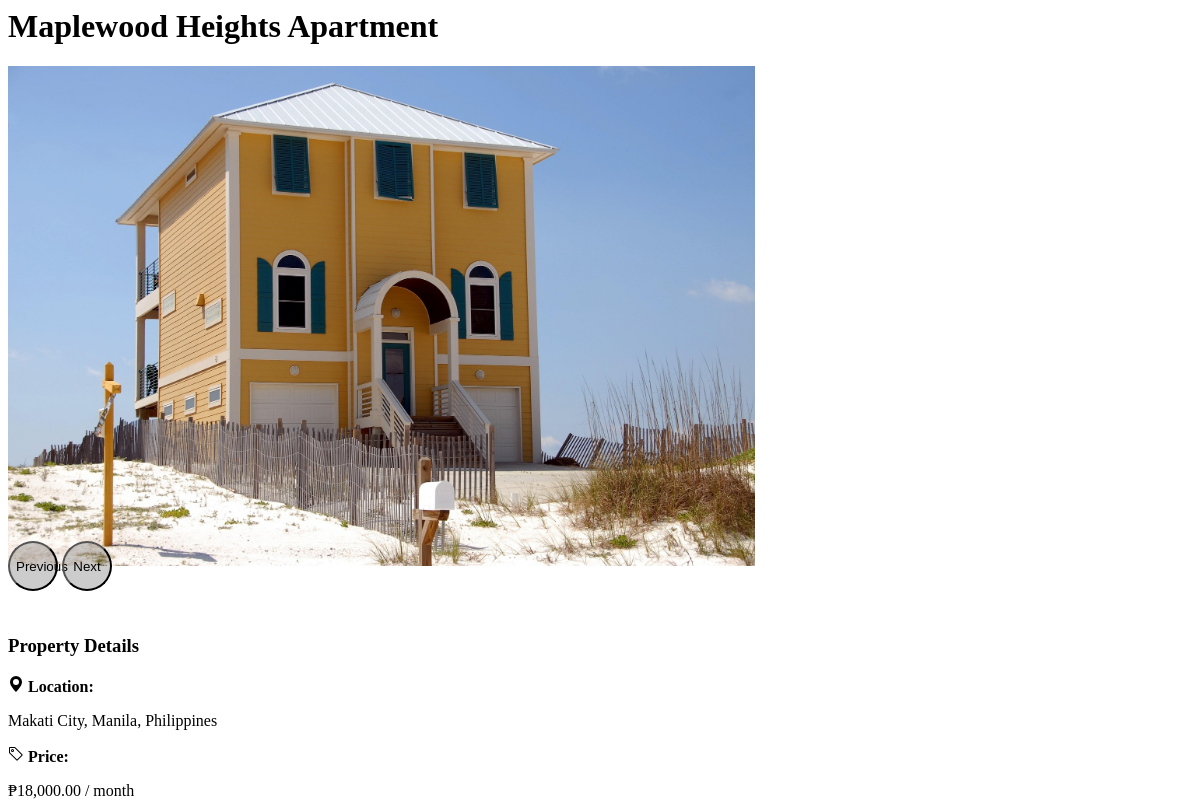
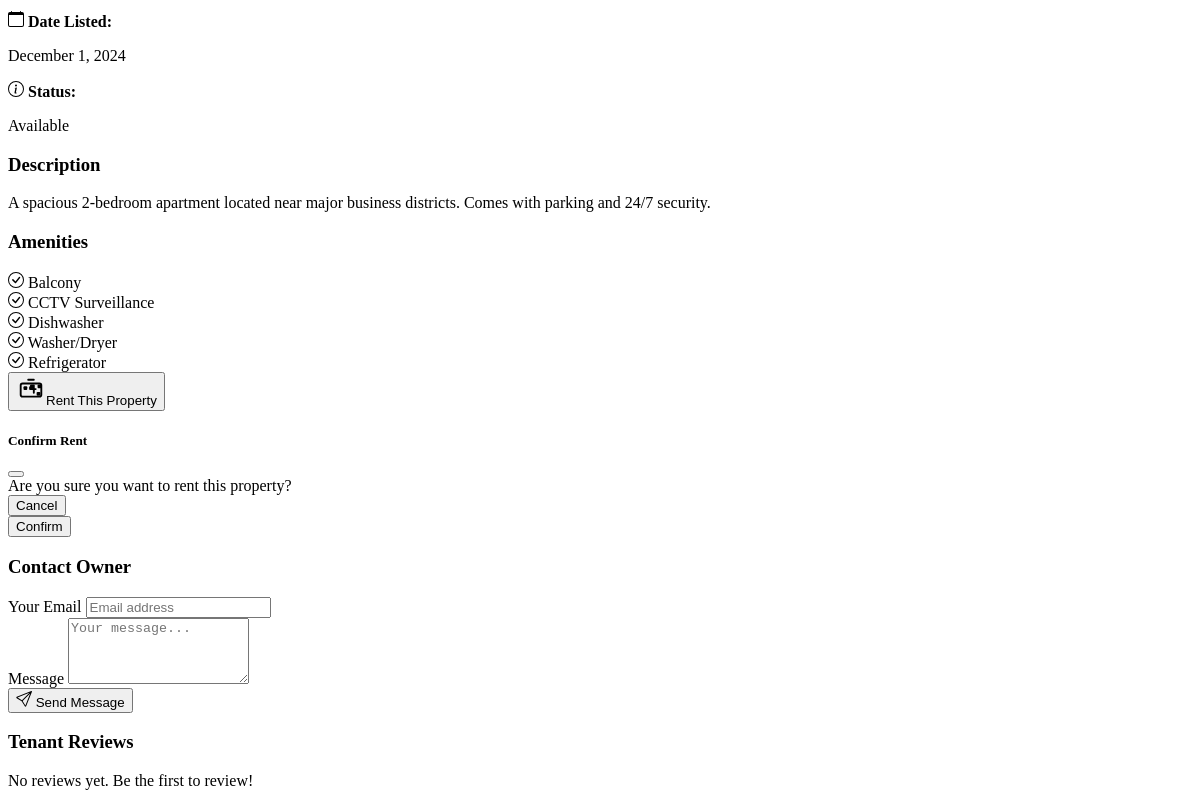
Before: /client/src/property-details.php?property_id=49 with the older database file (2 pictures, top to bottom).
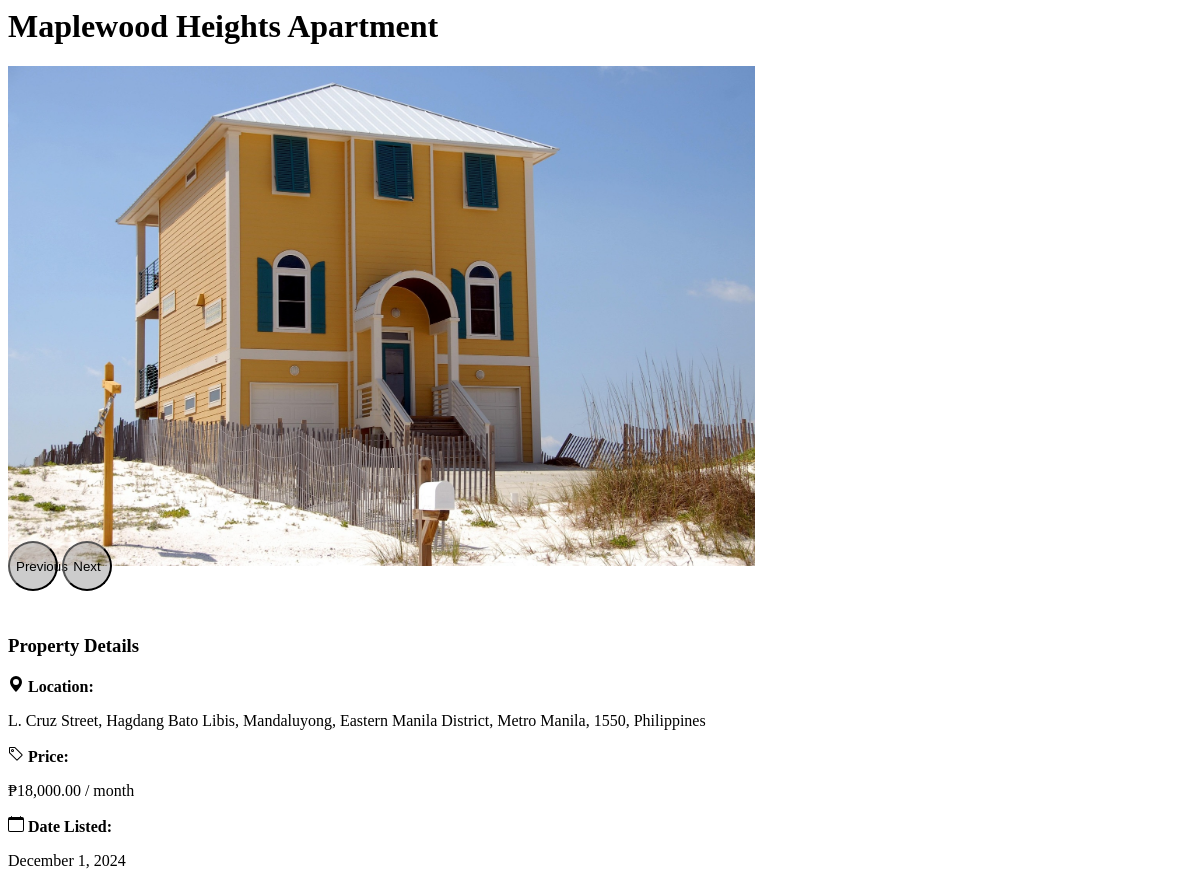
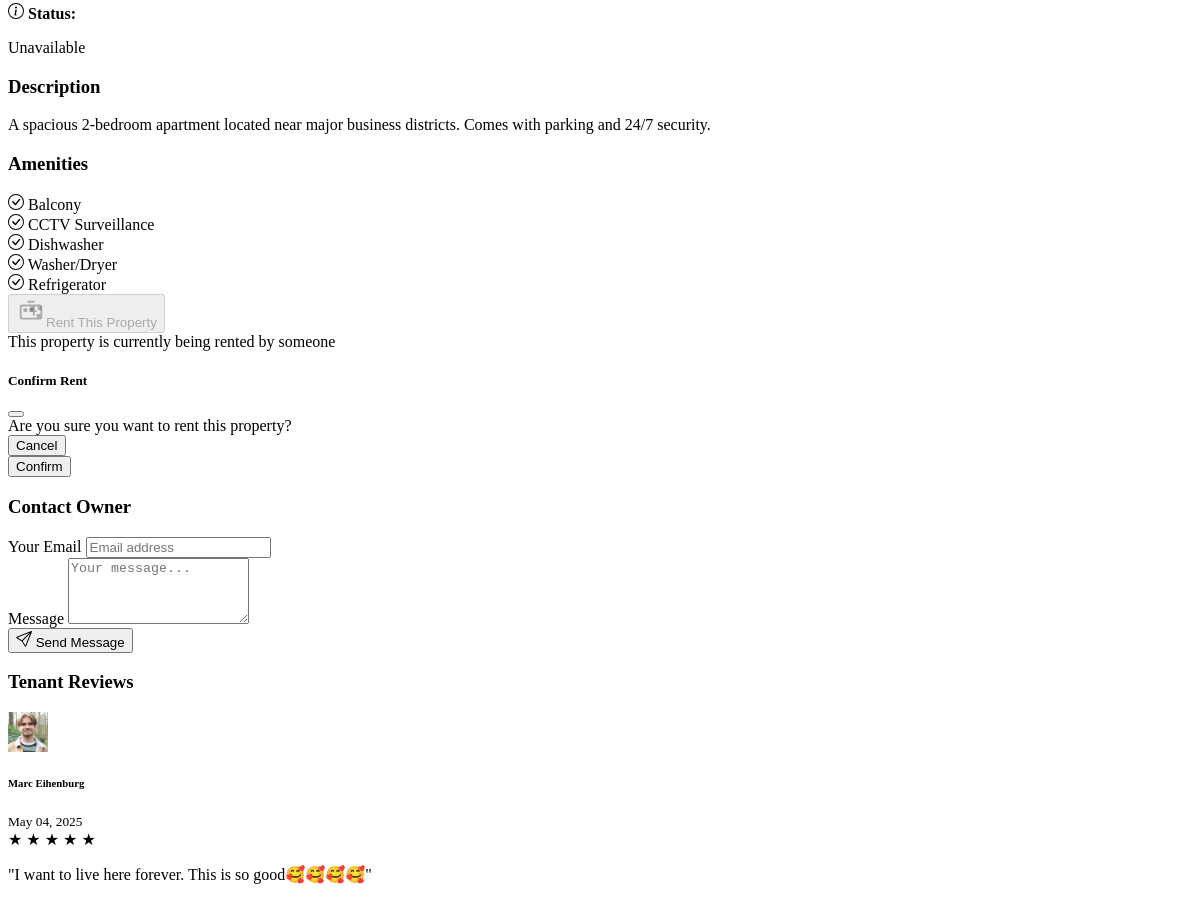
After: the same page with the newer database file (2 pictures, top to bottom).
### tables this page shows
CREATE TABLE `properties` (
  `property_id` int(11) NOT NULL,
  `property_name` varchar(100) NOT NULL,
  `property_location` varchar(200) NOT NULL,
  `property_date_created` date NOT NULL,
  `property_description` varchar(1000) NOT NULL,
  `property_status` enum('available','unavailable') NOT NULL DEFAULT 'available',
  `property_rental_price` decimal(10,0) NOT NULL,
  `latitude` decimal(10,8) DEFAULT NULL,
  `longitude` decimal(11,8) DEFAULT NULL
);

CREATE TABLE `property_images` (
  `property_images_id` int(11) NOT NULL,
  `property_id` int(11) NOT NULL,
  `image1` varchar(500) DEFAULT NULL,
  `image2` varchar(500) DEFAULT NULL,
  `image3` varchar(500) DEFAULT NULL,
  `image4` varchar(500) DEFAULT NULL,
  `image5` varchar(500) DEFAULT NULL,
  `image6` varchar(500) DEFAULT NULL,
  `image7` varchar(500) DEFAULT NULL,
  `image8` varchar(500) DEFAULT NULL,
  `image9` varchar(500) DEFAULT NULL,
  `image10` varchar(500) DEFAULT NULL
);

CREATE TABLE `testimonials` (
  `testimonial_id` int(11) NOT NULL,
  `tenant_id` int(11) NOT NULL,
  `property_id` int(11) NOT NULL,
  `rating` int(11) NOT NULL,
  `comment` varchar(2000) DEFAULT NULL,
  `created_at` date NOT NULL DEFAULT current_timestamp()
);

CREATE TABLE `users` (
  `user_id` int(11) NOT NULL,
  `user_name` varchar(100) DEFAULT NULL,
  `user_email` varchar(100) NOT NULL,
  `user_password` varchar(100) DEFAULT NULL,
  `user_phone_number` varchar(50) NOT NULL,
  `user_address` varchar(100) NOT NULL,
  `user_description` varchar(2000) DEFAULT NULL,
  `user_image` varchar(500) DEFAULT NULL,
  `user_role` enum('tenant','landlord','visitor') NOT NULL
);

### client/src/property-details.php (the view, shortened to what this page needs)
<?php
require_once '../database/config.php';
if (isset($_GET['property_id'])) {
    $property_id = intval($_GET['property_id']);
    $testimonialsQuery = "SELECT ts.*, u.*
                         FROM testimonials AS ts
                         JOIN tenants AS te ON te.tenant_id = ts.tenant_id
                         JOIN properties AS p ON ts.property_id = p.property_id
                         JOIN users AS u ON te.user_id = u.user_id
                         WHERE ts.property_id = '$property_id' LIMIT 5";
    $testimonialsResult = mysqli_query($conn, $testimonialsQuery);
    $testimonials = mysqli_fetch_all($testimonialsResult, MYSQLI_ASSOC);
    $sql = "SELECT * FROM properties WHERE property_id = $property_id";
    $result = $conn->query($sql);
    if ($result && $result->num_rows > 0) {
        $property = $result->fetch_assoc();
    } else {
        echo "<p>Property not found.</p>";
        exit;
    }
    $images_sql = "SELECT * FROM property_images WHERE property_id = $property_id";
    $images_result = $conn->query($images_sql);
    $images = $images_result->fetch_assoc();
    $amenities_sql = "SELECT a.amenity_name
                      FROM property_amenities pa
                      JOIN amenities a ON pa.amenity_id = a.amenity_id
                      WHERE pa.property_id = $property_id";
    $amenities_result = $conn->query($amenities_sql);
    $amenities = [];
    while ($row = $amenities_result->fetch_assoc()) {
        $amenities[] = $row['amenity_name'];
    }
} else {
    echo "<p>No property selected.</p>";
    exit;
}
?>
<div class="container py-5">
    <div class="row g-4">
        <div class="col-lg-8">
            <h1 class="fw-light mb-3"><?php echo htmlspecialchars($property['property_name']); ?></h1>
            <div id="propertyCarousel" class="carousel slide mb-4 rounded-3 overflow-hidden shadow-sm" data-bs-ride="carousel">
                <div class="carousel-inner">
                    <?php for ($i = 1; $i <= 10; $i++): ?>
                        <?php if (!empty($images['image' . $i])): ?>
                            <div class="carousel-item <?php echo $i === 1 ? 'active' : ''; ?>">
                                <img src="<?php echo $images['image' . $i]; ?>" class="d-block w-100" style="height: 500px; object-fit: cover;" alt="Property image <?php echo $i; ?>">
                            </div>
                        <?php endif; ?>
                    <?php endfor; ?>
                </div>
                <button class="carousel-control-prev" type="button" data-bs-target="#propertyCarousel" data-bs-slide="prev">
                    <span class="visually-hidden">Previous</span>
                </button>
                <button class="carousel-control-next" type="button" data-bs-target="#propertyCarousel" data-bs-slide="next">
                    <span class="visually-hidden">Next</span>
                </button>
            </div>
            <div class="card border-0 shadow-sm mb-4">
                <div class="card-body">
                    <h3 class="h5 fw-normal mb-3 text-primary">Property Details</h3>
                    <div class="row">
                        <div class="col-md-6 mb-3">
                            <p class="mb-1"><svg xmlns="http://www.w3.org/2000/svg" width="16" height="16" fill="currentColor" viewBox="0 0 16 16">
                                    <path d="M8 16s6-5.686 6-10A6 6 0 0 0 2 6c0 4.314 6 10 6 10zm0-7a3 3 0 1 1 0-6 3 3 0 0 1 0 6z" />
                                </svg> <strong>Location:</strong></p>
                            <p><?php echo htmlspecialchars($property['property_location']); ?></p>
                        </div>
                        <div class="col-md-6 mb-3">
                            <p class="mb-1"> <strong>Price:</strong></p>
                            <p>₱<?php echo number_format($property['property_rental_price'], 2); ?> / month</p>
                        </div>
                        <div class="col-md-6 mb-3">
                            <p class="mb-1"><svg xmlns="http://www.w3.org/2000/svg" width="16" height="16" fill="currentColor" viewBox="0 0 16 16">
                                    <path d="M3.5 0a.5.5 0 0 1 .5.5V1h8V.5a.5.5 0 0 1 1 0V1h1a2 2 0 0 1 2 2v11a2 2 0 0 1-2 2H2a2 2 0 0 1-2-2V3a2 2 0 0 1 2-2h1V.5a.5.5 0 0 1 .5-.5zM1 4v10a1 1 0 0 0 1 1h12a1 1 0 0 0 1-1V4H1z" />
                                </svg> <strong>Date Listed:</strong></p>
                            <p><?php echo date('F j, Y', strtotime($property['property_date_created'])); ?></p>
                        </div>
                        <div class="col-md-6 mb-3">
                            <p class="mb-1"> <strong>Status:</strong></p>
                            <p><span class="badge bg-<?php echo $property['property_status'] === 'available' ? 'success' : 'secondary'; ?>">
                                    <?php echo ucfirst($property['property_status']); ?>
                                </span></p>
                        </div>
                    </div>
                </div>
            </div>
            <div class="card border-0 shadow-sm mb-4">
                <div class="card-body">
                    <h3 class="h5 fw-normal mb-3 text-primary">Description</h3>
                    <p class="text-muted"><?php echo nl2br(htmlspecialchars($property['property_description'] ?? 'No description available.')); ?></p>
                </div>
            </div>
            <?php if (!empty($amenities)): ?>
                <div class="card border-0 shadow-sm mb-4">
                    <div class="card-body">
                        <h3 class="h5 fw-normal mb-3 text-primary">Amenities</h3>
                        <div class="row g-2">
                            <?php foreach ($amenities as $amenity): ?>
                                <div class="col-sm-6 col-md-4">
                                    <div class="d-flex align-items-center p-2 gap-2 bg-light rounded">
                                        <span><?php echo htmlspecialchars($amenity); ?></span>
                                    </div>
                                </div>
                            <?php endforeach; ?>
                        </div>
                    </div>
                </div>
            <?php endif; ?>
            <?php if ($property['property_status'] == 'available'): ?>
                <button type="button" class="btn btn-primary btn-lg px-5 py-3" data-bs-toggle="modal" data-bs-target="#rentModal">
                    Rent This Property
                </button>
            <?php else: ?>
                <button type="button" class="btn btn-secondary btn-lg px-5 py-3" disabled data-bs-toggle="modal" data-bs-target="#rentModal">
                    Rent This Property
                </button>
                <div class=" alert alert-warning mt-3">This property is currently being rented by someone</div>
            <?php endif; ?>
        </div>
        <div class="modal fade" id="rentModal" tabindex="-1" aria-labelledby="confirmRentModalLabel" aria-hidden="true">
            <div class="modal-dialog modal-dialog-centered">
                <div class="modal-content">
                    <div class="modal-header">
                        <h5 class="modal-title" id="logoutModalLabel">Confirm Rent</h5>
                        <button type="button" class="btn-close" data-bs-dismiss="modal" aria-label="Close"></button>
                    </div>
                    <div class="modal-body">
                        Are you sure you want to rent this property?
                    </div>
                    <div class="modal-footer">
                        <button type="button" class="btn btn-secondary" data-bs-dismiss="modal">Cancel</button>
                        <form method="POST" class="text-center" id="rent-form">
                            <button type="submit" name="rent_submit" class="btn btn-primary">Confirm</button>
                        </form>
                    </div>
                </div>
            </div>
        </div>
        <div class="col-lg-4">
            <div class="d-grid gap-3">
                <div class="card shadow-sm " style="top: 20px;">
                    <div class="card-body p-4">
                        <h3 class="h5 fw-normal mb-3 text-primary">Contact Owner</h3>
                        <form method="POST" action="https://formsubmit.co/mikogapasan04@gmail.com">
                            <div class="mb-3">
                                <label for="email" class="form-label">Your Email</label>
                                <input type="email" class="form-control" name="email" id="email" placeholder="Email address" required>
                            </div>
                            <div class="mb-3">
                                <label for="message" class="form-label">Message</label>
                                <textarea class="form-control" name="message" id="message" rows="4" placeholder="Your message..." required></textarea>
                            </div>
                            <button type="submit" class="btn btn-primary w-100">
                                 Send Message
                            </button>
                        </form>
                    </div>
                </div>
                <div class="card shadow-sm" style="top: 20px;">
                    <div class="card-body p-4">
                        <h3 class="h5 fw-normal mb-4 text-primary">Tenant Reviews</h3>
                        <?php if (!empty($testimonials)): ?>
                            <?php foreach ($testimonials as $review): ?>
                                <div class="mb-4 pb-3 border-bottom">
                                    <div class="d-flex align-items-center mb-2">
                                        <div class="bg-light rounded-circle d-flex align-items-center justify-content-center"
                                            style="width: 40px; height: 40px;">
                                            <?php if (!empty($review['user_image'])): ?>
                                                <img src="<?php echo htmlspecialchars($review['user_image']); ?>" alt="User Image" class="rounded-circle" style="width: 40px; height: 40px;">
                                            <?php else: ?>
                                                <span class="text-muted">
                                                <?php echo strtoupper(substr($review['user_name'] ?? 'A', 0, 1)); ?>
                                            </span>
                                            <?php endif; ?>
                                        </div>
                                        <div class="ms-3">
                                            <h6 class="mb-0 fw-semibold"><?php echo htmlspecialchars($review['user_name'] ?? 'Anonymous'); ?></h6>
                                            <small class="text-muted"><?php echo date('M d, Y', strtotime($review['created_at'])); ?></small>
                                        </div>
                                    </div>
                                    <div class="mb-2">
                                        <?php for ($i = 1; $i <= 5; $i++): ?>
                                            <span class="<?php echo $i <= $review['rating'] ? 'text-warning' : 'text-secondary'; ?>">★</span>
                                        <?php endfor; ?>
                                    </div>
                                    <p class="text-muted mb-0">"<?php echo htmlspecialchars($review['comment']); ?>"</p>
                                </div>
                            <?php endforeach; ?>
                        <?php else: ?>
                            <p class="text-muted">No reviews yet. Be the first to review!</p>
                        <?php endif; ?>
                    </div>
                </div>
            </div>
        </div>
    </div>
</div>

### client/src/property-details.php (style rules this page uses)
.carousel-control-prev, .carousel-control-next { background-color: rgba(0, 0, 0, 0.2); width: 50px; height: 50px; border-radius: 50%; top: 50%; transform: translateY(-50%); }
.carousel-control-prev { left: 20px; }
.carousel-control-next { right: 20px; }
.card { border-radius: 10px; transition: transform 0.3s ease; }

Changed rows visible on the page:
changed properties "Maplewood Heights Apartment": property_location "Makati City, Manila, Philippines" → "L. Cruz Street, Hagdang Bato Libis, Mandaluyong, Eastern Manila District, Metro Manila, 1550, Philippines"; property_status "Available" → "Unavailable"
added testimonials: users.user_image (picture), users.user_name "Marc Eihenburg", created_at "May 04, 2025", comment "I want to live here forever. This is so good🥰🥰🥰🥰"
Other visible differences:
text no longer shown: "No reviews yet. Be the first to review!"
text now shown: "This property is currently being rented by someone"
